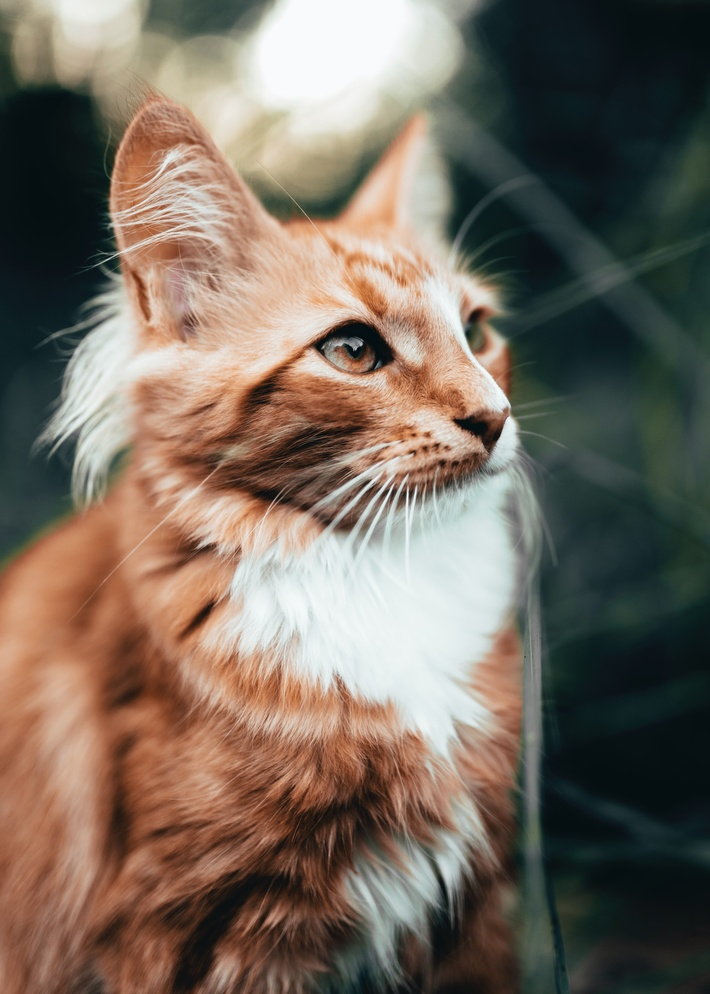
#> input picture images/cat.jpg, 710 x 994 px, shrunk from 3421 x 4789 before the run
$ jupyter execute --allow-errors 'Trimmed mean filter.ipynb'
#> lines starting #> are read from the running program, lines starting #| are printed output that depends on the picture
# Theory and Test images

[cell 1]
from IPython.display import Image

[cell 2]
Image("images/formula.png")

[cell 3]
Image("images/cat.jpg")

[cell 4]
Image("images/tulip.jpg")

# Code implementation

[cell 5]
import numpy as np
import cv2

#> (a cell that did not finish here is left out)

# Padding explantion

[cell 7]
img2 = cv2.imread('images/cat.jpg')
#> img2 is the input picture: shape (994, 710, 3); mean B, G, R 94.9, 106.8, 118.6

[cell 8]
img2.shape
#> Out = (994, 710, 3)

[cell 9]
testarray =  np.array([array[:,0] for array in img2])
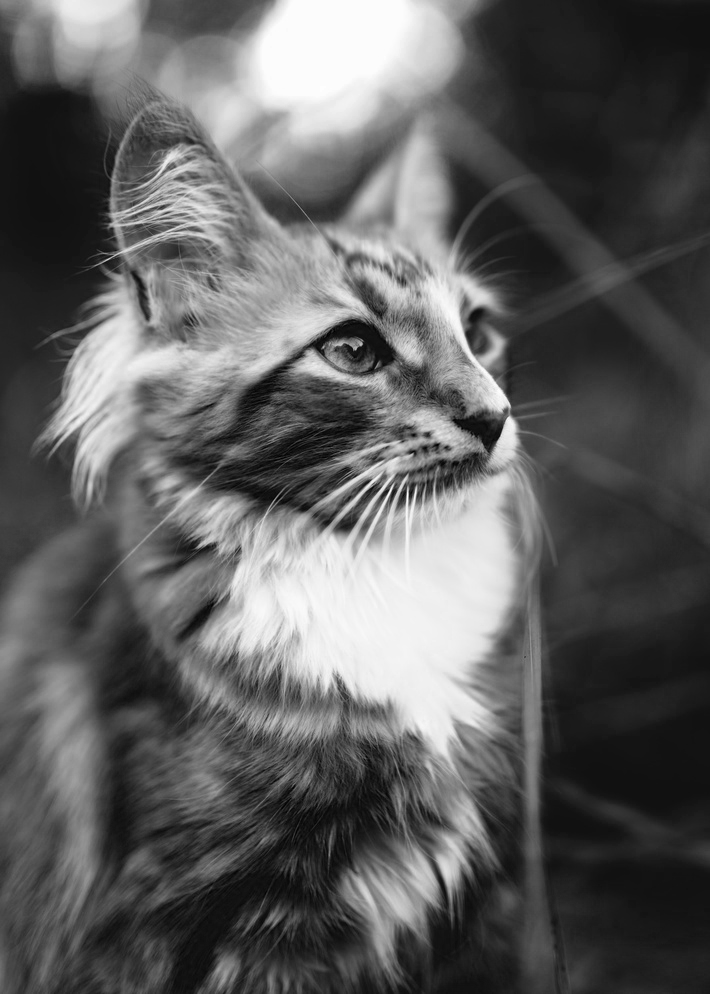
#> testarray: shape (994, 710); min 0, max 255, mean 94.9
testarray.shape
#> Out = (994, 710)

[cell 10]
testarray

[cell 11]
band = np.insert(testarray,0,testarray[0]*np.ones(2)[:,None],axis = 0)
band = np.insert(band,len(band),band[-1]*np.ones(2)[:,None],axis = 0)
#> band: shape (998, 710)

[cell 12]
band

[cell 13]
band[:,0]*np.ones(2)[:,None]

[cell 14]
band = np.insert(band, 0, band[:,0]*np.ones(2)[:,None], axis=1)
#> band: shape (998, 712)
band = np.insert(band, len(band[0]), band[:,-1]*np.ones(2)[:,None], axis=1)
#> band: shape (998, 714)
